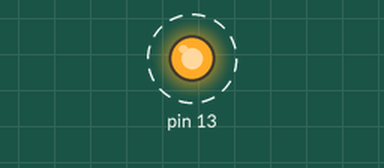
This sketch was run on a simulated Arduino Uno, built with avr-gcc and run on an emulated ATmega328P. Shown: output pins drawn as LEDs (lit = HIGH). Dashed ring = blinking.

Above: at 0.2 s.
Timing chart, 0 to 3.0 s (numbered marks = the images above):
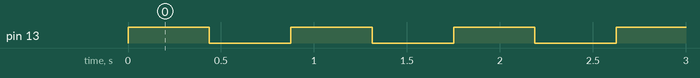

The sketch:

lesson-3.ino
```cpp
// Pointers and dereferencing pointers
#define somePortB *((volatile byte*) 0x25)  // Memory address 0x25
#define someDirB *((volatile byte*) 0x24)   // Memory address 0x24

void setup() {

  someDirB = 32;
// volatile keyword will override the compiler optimization
// PORTB lives at memory address 0x25

}

void loop() {

  // a volatile byte pointer (variable) lives at 0x25;
//volatile byte* bPortRegister = 0x25;
  // Set to 00100000
//*bPortRegister = 32;

// Condensed form of the above
//*((volatile byte*) 0x25) = 32;

  // Use define at the top to dereference the pointer to the address
  somePortB = 32;

  // Delay with for loop by setting *bPortRegister to 00100000 as long as i < condition
  for (long i = 0; i < 1000000; i++) {
    somePortB = 32;
  }

  // Set *bPortRegister to 00000000
//  *bPortRegister = 0;

  for (long i = 0; i < 1000000; i++) {
    somePortB = 0;
  }


}
```

lesson-3.c
```cpp
// Pointers and dereferencing pointers
#define somePortB *((volatile int*) 0x25)  // Memory address 0x25
#define someDirB *((volatile int*) 0x24)   // Memory address 0x24

void setup() {

  someDirB = 32;
// volatile keyword will override the compiler optimization
// PORTB lives at memory address 0x25

}

void loop() {

  // a volatile byte pointer (variable) lives at 0x25;
//volatile byte* bPortRegister = 0x25;
  // Set to 00100000
//*bPortRegister = 32;

// Condensed form of the above
//*((volatile byte*) 0x25) = 32;

  // Use define at the top to dereference the pointer to the address
  somePortB = 32;

  // Delay with for loop by setting *bPortRegister to 00100000 as long as i < condition
  for (long i = 0; i < 20000000; i++) {
    somePortB = 32;
  }

  // Set *bPortRegister to 00000000
//  *bPortRegister = 0;

  for (long i = 0; i < 10000000; i++) {
    somePortB = 0;
  }


}
```

Measured:
- by itself, pin 13: alternates HIGH for 0.44 s and LOW for 0.44 s
